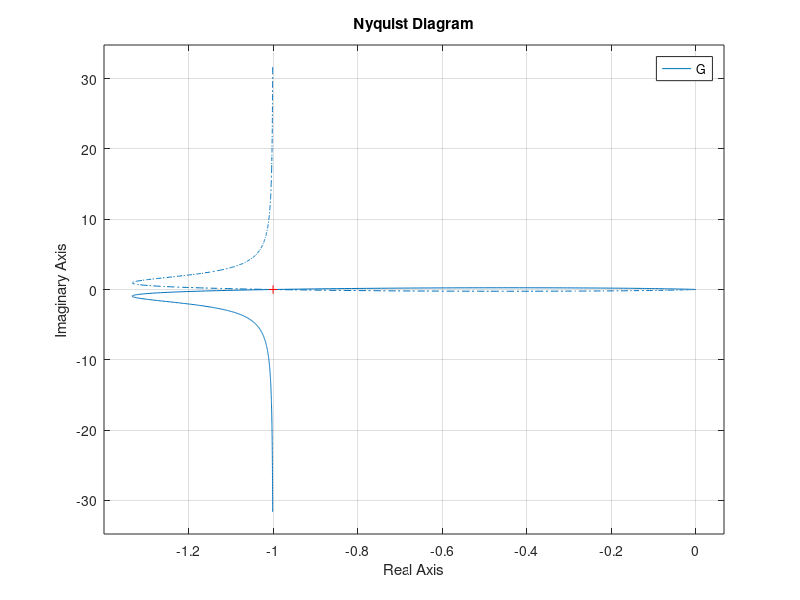
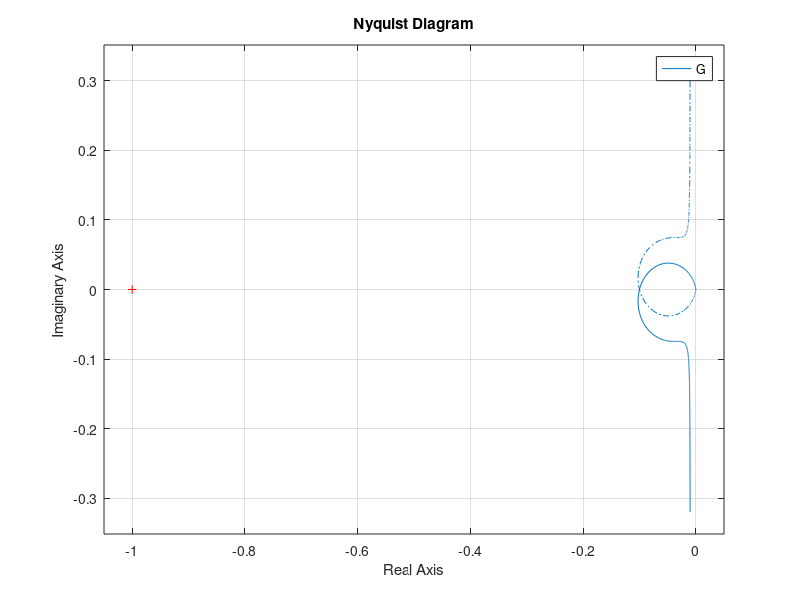
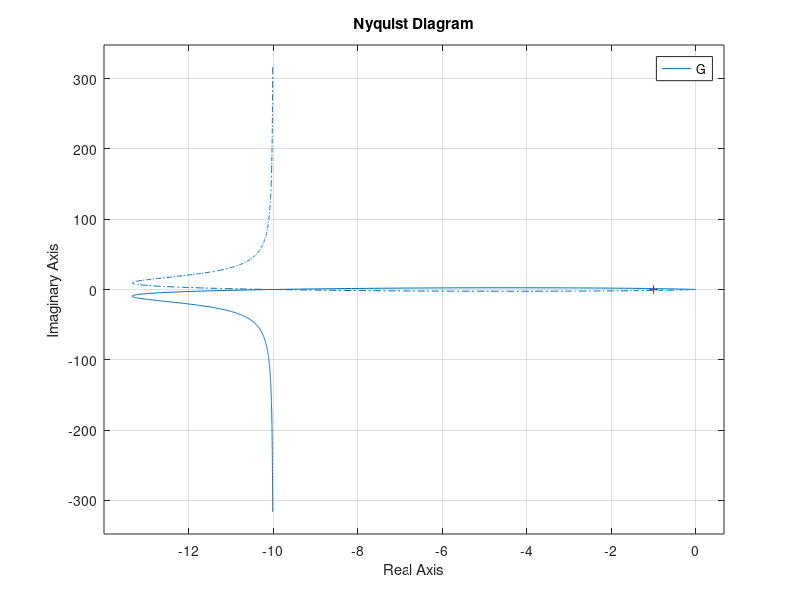

Reproduce these figures in MATLAB, in order.
s = tf('s');
a = 1;
K = 1;
G = K/(s * (s^2 + s + a));
nyquist(G);
print('../../Figure/Q2/MATLAB-Nyquist','-dpng','-r400');
% a is bigger than K
a = 10;
K = 1;
G = K/(s * (s^2 + s + a));
nyquist(G);
print('../../Figure/Q2/MATLAB-Nyquist_a_bigger','-dpng','-r400');
% K is bigger than a
a = 1;
K = 10;
G = K/(s * (s^2 + s + a));
nyquist(G);
print('../../Figure/Q2/MATLAB-Nyquist_K_bigger','-dpng','-r400');

